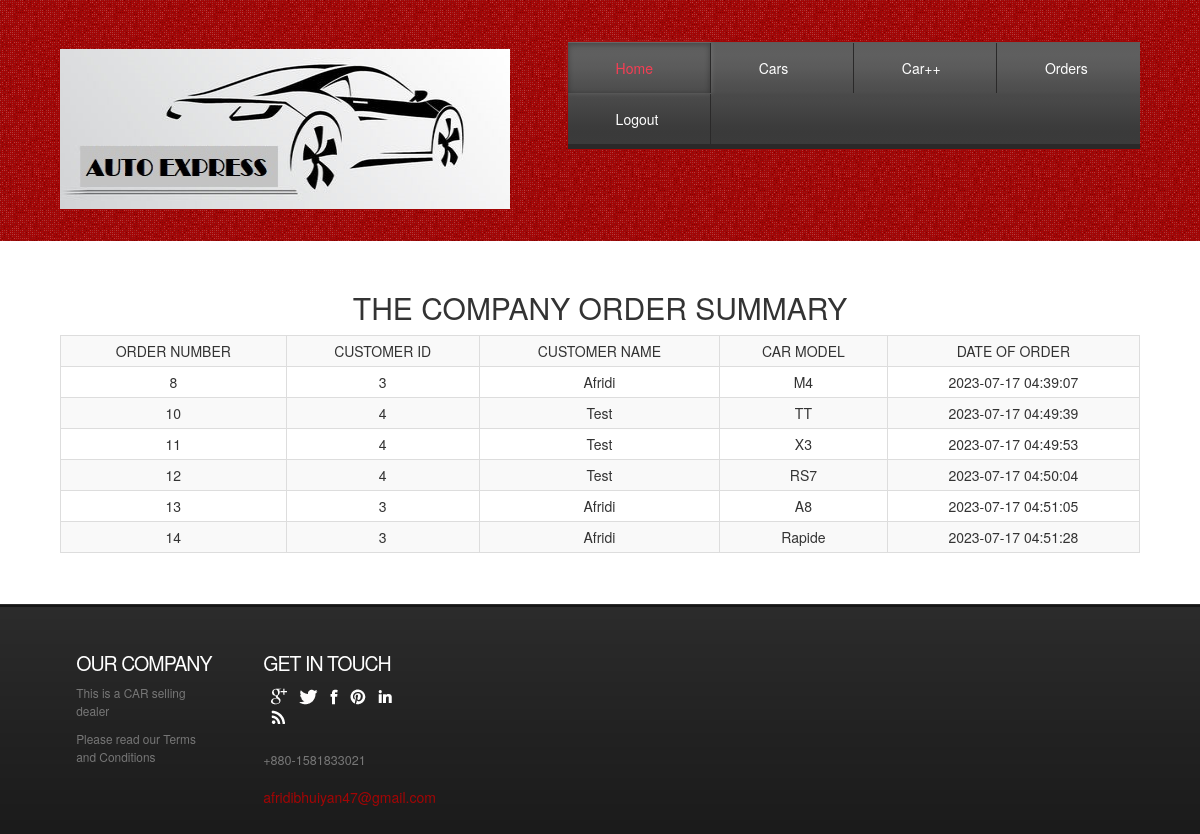
/admin/adminorders.php (signed in), run on the app's committed database.
### tables this page shows
CREATE TABLE `sale2` (
  `sale_id` int(11) NOT NULL,
  `customer_id` int(11) NOT NULL,
  `carmodel` varchar(100) NOT NULL,
  `ordertime` datetime NOT NULL
);

CREATE TABLE `customer` (
  `c_id` int(11) NOT NULL,
  `name` varchar(30) NOT NULL,
  `email` varchar(250) NOT NULL,
  `pass` varchar(250) NOT NULL,
  `phone` varchar(100) NOT NULL,
  `address` varchar(20) NOT NULL
);

CREATE TABLE `model` (
  `model` int(11) NOT NULL,
  `m_id` int(11) NOT NULL,
  `name` varchar(20) NOT NULL,
  `product_price` varchar(255) NOT NULL,
  `year` year(4) NOT NULL,
  `basic_spec` varchar(200) NOT NULL
);

### admin/adminorders.php (the view, shortened to what this page needs)
<!DOCTYPE HTML>
<html>
<head>
<link href="css/style.css" rel="stylesheet" type="text/css" media="all" />
<link rel="stylesheet" href="https://maxcdn.bootstrapcdn.com/bootstrap/3.3.7/css/bootstrap.min.css">
</head>
<body>
<div class="header">
<div class="wrap">
	<div class="header-bot">
		 <div class="logo">
			 <a href="about.html"><img src="images/logo.png" alt="" style="width:450px; height: 160px;"></a>
		 </div>
		 <div class="cart">
		    <div class="menu-main">
			   <ul class="dc_css3_menu">
					 <li class="active"><a href="admin.php">Home</a></li>
					 <li><a href="admincars.php">Cars</a></li>
                     <li><a href="adminaddcar.php">Car++</a></li>
                     <li><a href="adminorders.php">Orders</a></li>
                     <li><a href="adminLogout.php">Logout</a></li>
		     	</ul>
			</div>
		</div>
	   </div>
	  </div>
</div>
<div class="header-bottom">
	<div class="wrap">
		<div class="page-not-found">
			<div class="text-center">
          <h2>THE COMPANY ORDER SUMMARY
          </h2>
        </div>
        <div class="container-fluid row">
            <div class="col-md-3"></div>
          <div class="s">
                  <table class="table table-bordered table-responsive table-striped table-hover table-condensed text-center " >
                    <tr>
                        <th class = "text-center">ORDER NUMBER</th>
                        <th class = "text-center">CUSTOMER ID</th>
                        <th class = "text-center">CUSTOMER NAME</th>
                        <th class = "text-center">CAR MODEL</th>
                        <th class = "text-center">DATE OF ORDER</th>
                       </tr>
                              <?php
                                    $db=mysqli_connect("localhost","root","","car_showroom");
                                    $getorders= mysqli_query($db, "SELECT * from sale2 ");
                                    $numrows3 =mysqli_num_rows($getorders);
                                    if($numrows3 !=0)
                                    {
                                        while($row3=mysqli_fetch_assoc($getorders))
                                        {
                                                        $dbsaleid=$row3['sale_id'];
                                                        $dbcustomerid=$row3['customer_id'];
                                                        $carnumber=$row3['carmodel'];
                                                        $date=$row3['ordertime'];
                                                $getusercarname = mysqli_query($db, "SELECT name from model where model = '".$carnumber."'");
                                                $numrows2 =mysqli_num_rows($getusercarname);
                                                if($numrows2 !=0)
                                                {
                                                    while($row2=mysqli_fetch_assoc($getusercarname))
                                                    {
                                                        $dbusercarname=$row2['name'];
                                                    }
                                                }
                                                $getusername= mysqli_query($db, "SELECT name from customer where c_id = '".$dbcustomerid."'");
                                                $numrows =mysqli_num_rows($getusername);
                                                if($numrows !=0)
                                                {
                                                    while($row=mysqli_fetch_assoc($getusername))
                                                    {
                                                        $dbusername=$row['name'];
                                                    }
                                                }
                                                            echo "<tr>" ;
                                                            echo "<td>$dbsaleid</td>";
                                                           echo "<td>$dbcustomerid</td>";
                                                           echo "<td>$dbusername</td>";
                                                            echo "<td>$dbusercarname</td>";
                                                             echo "<td>$date</td>";
                                                            echo" </tr>";
                                        }
                                    }
                            ?>
                   </table>
          </div>
            <div class="col-md-3"></div>
        </div>
		</div>
	</div>
</div>
<div class="footer">
	<div class="wrap">
	   <div class="footer-top">
				<div class="col_1_of_5 span_1_of_5">
					<div class="footer-grid twitts">
					<h3>Our Company</h3>
						<div class="f_menu">
							 <ul>
						          <li>This is a CAR selling dealer</li>
						     	  <li>Please read our Terms and Conditions </li>
						     </ul>
						</div>
				   </div>
				</div>
				<div class="col_1_of_5 span_1_of_5">
					<div class="footer-grid twitts">
						<h3>Get in touch</h3>
						<ul class="follow_icon">
							<li><a href="#" style="opacity: 1;"><img src="images/follow_icon.png" alt=""></a></li>
							<li><a href="#" style="opacity: 1;"><img src="images/follow_icon1.png" alt=""></a></li>
							<li><a href="#" style="opacity: 1;"><img src="images/follow_icon2.png" alt=""></a></li>
							<li><a href="#" style="opacity: 1;"><img src="images/follow_icon3.png" alt=""></a></li>
							<li><a href="#" style="opacity: 1;"><img src="images/follow_icon4.png" alt=""></a></li>
							<li><a href="#" style="opacity: 1;"><img src="images/follow_icon5.png" alt=""></a></li>
						</ul>
						<p>+880-1581833021</p>
						<span>afridibhuiyan47@gmail.com</span>
					</div>
				</div>
		</div>
	</div>
</div>
</body>
</html>

### data on the page
sale2: sale_id "8", customer "3", customer.name "Afridi", model.name "M4", ordertime "2023-07-17 04:39:07"
sale2: sale_id "10", customer "4", customer.name "Test", model.name "TT", ordertime "2023-07-17 04:49:39"
sale2: sale_id "11", customer "4", customer.name "Test", model.name "X3", ordertime "2023-07-17 04:49:53"
sale2: sale_id "12", customer "4", customer.name "Test", model.name "RS7", ordertime "2023-07-17 04:50:04"
sale2: sale_id "13", customer "3", customer.name "Afridi", model.name "A8", ordertime "2023-07-17 04:51:05"
sale2: sale_id "14", customer "3", customer.name "Afridi", model.name "Rapide", ordertime "2023-07-17 04:51:28"
